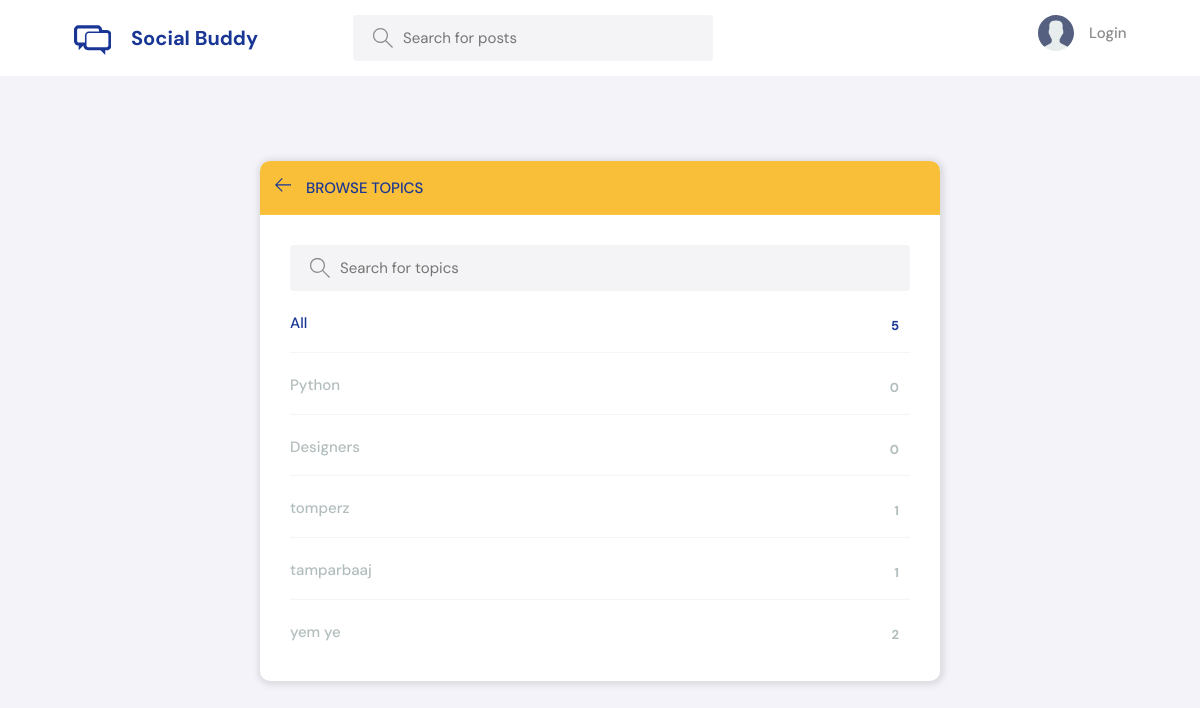
Before: /topics/ with the older database file.
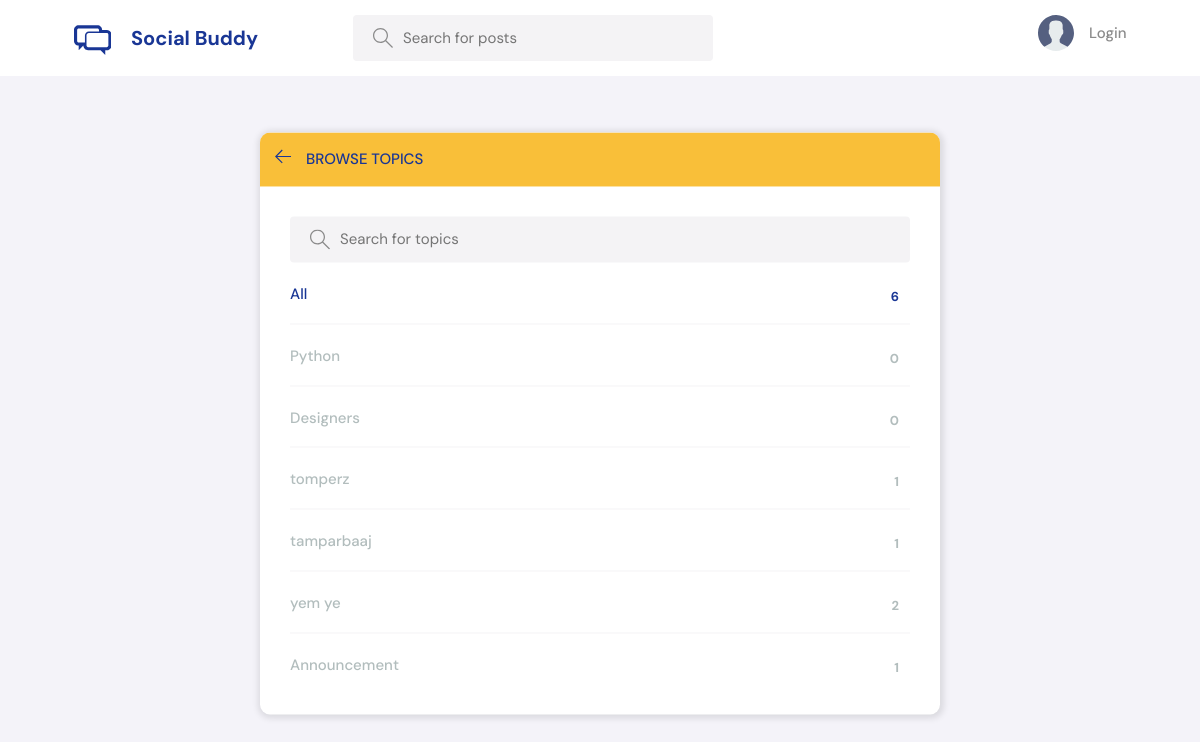
After: the same page with the newer database file.
### base/models.py (models this page shows, shortened)
class Topic(models.Model):
    name = models.CharField(max_length=200)

### base/views.py (the view)
# urls.py: path('topics/', views.topicsPage, name="topics"),
def topicsPage(request):
    q = request.GET.get('q') if request.GET.get('q') != None else ''
    topics = Topic.objects.filter(name__icontains=q)
    return render(request, 'base/topics.html', {'topics': topics})

### base/templates/base/topics.html (shortened to what this page needs)
{% extends 'main.html' %}
{% block content %}
<main class="create-room layout">
  <div class="container">
    <div class="layout__box">
      <div class="layout__boxHeader">
        <div class="layout__boxTitle">
          <a href="{% url 'home' %}">
            <svg version="1.1" xmlns="http://www.w3.org/2000/svg" width="32" height="32" viewBox="0 0 32 32">
              <title>arrow-left</title>
              <path
                d="M13.723 2.286l-13.723 13.714 13.719 13.714 1.616-1.611-10.96-10.96h27.625v-2.286h-27.625l10.965-10.965-1.616-1.607z">
              </path>
            </svg>
          </a>
          <h3>Browse Topics</h3>
        </div>
      </div>
      <div class="topics-page layout__body">
        <form action="" method="GET" class="header__search">
          <label>
            <input name="q" placeholder="Search for topics" />
          </label>
        </form>
        <ul class="topics__list">
          <li>
            <a href="{% url 'topics' %}" class="active">All <span>{{topics.count}}</span></a>
          </li>
          {% for topic in topics %}
          <li>
            <a href="{% url 'home' %}?q={{topic.name}}">{{ topic.name }} <span>{{topic.room_set.all.count}}</span></a>
          </li>
          {% endfor %}
        </ul>
      </div>
    </div>
  </div>
</main>
{% endblock content %}

### templates/main.html (shortened to what this page needs)
<!DOCTYPE html>
{% load static %}
<html lang="en">
<head>
    <link rel="stylesheet" href="{% static 'styles/style.css' %}" />
</head>
<body>
    {% include 'navbar.html' %}
    {% block content %}
    {% endblock %}
</body>
</html>

### templates/navbar.html (shortened to what this page needs)
{% load static %}
<header class="header header--loggedIn">
    <div class="container">
        <a href="{% url 'home' %}" class="header__logo">
            <h1>Social Buddy</h1>
        </a>
        <form class="header__search" method="GET" action="{% url 'home' %}">
            <label>
                <input name="q" placeholder="Search for posts" />
            </label>
        </form>
        <nav class="header__menu">
            {% if request.user.is_authenticated %}
            <div class="header__user">
                <a href="{% url 'update-user' %}">
                    <div class="avatar avatar--medium active">
                        <img src="{{request.user.avatar.url}}" />
                    </div>
                    <p>{{request.user.username}} <span>@{{request.user.username}}</span></p>
                </a>
                <button class="dropdown-button">
                    <svg version="1.1" xmlns="http://www.w3.org/2000/svg" width="32" height="32" viewBox="0 0 32 32">
                        <title>chevron-down</title>
                        <path d="M16 21l-13-13h-3l16 16 16-16h-3l-13 13z"></path>
                    </svg>
                </button>
            </div>
            {% else %}
            <a href="{% url 'login' %}">
                <img src="{% static 'images/avatar.svg' %}" />
                <p>Login</p>
            </a>
            {% endif %}
        </nav>
    </div>
</header>

### static/styles/style.css (style rules this page uses)
:root { --color-main: #193695; --color-main-light: #e1f6fb; --color-dark: #ffffff; --color-dark-medium: #f4f3f5; --color-dark-light: #f9bf39; --color-light: #193695; --color-gray: #8b8b8b; --color-light-gray: #b2bdbd; --color-bg: #f4f3f9; --color-success: #5dd693; --color-error: #fc4b0b; }
* { font-family: "DM Sans", -apple-system, BlinkMacSystemFont, "Segoe UI", Roboto, Oxygen, Ubuntu, Cantarell, "Open Sans", "Helvetica Neue", sans-serif; margin: 0; padding: 0; box-sizing: border-box; text-rendering: optimizeLegibility; font-size: inherit; }
html { font-size: 56.25%; }
@media only screen and (min-width: 1200px) { html { font-size: 62.5%; } }
body { line-height: 1.6; font-weight: 400; font-size: 1.5rem; color: var(--color-light-gray); background-color: var(--color-bg); min-height: 100vh; }
img { width: 100%; }
a { display: inline-block; text-decoration: none; }
.container { max-width: 120rem; width: 90%; margin: auto; }
.header { padding: 1.5rem; background-color: var(--color-dark); }
.header > .container { display: flex; gap: 9.5rem; }
.header__logo, .header__user { display: flex; gap: 2rem; align-items: center; }
.header__logo > h1 { font-weight: 700; font-size: 2rem; color: var(--color-light); }
.header__search > label { background-color: var(--color-dark-medium); padding: 1.3rem 1rem; display: flex; align-items: center; gap: 1rem; border-radius: 4px; }
.header__search svg { fill: var(--color-gray); width: 2rem; height: 2rem; margin-left: 1rem; }
.header__search input { width: 30rem; background: transparent; border: none; outline: none; color: var(--color-light); }
.header__menu { margin-left: auto; position: relative; }
.header__menu a { display: flex; gap: 1.5rem; align-items: center; font-weight: 500; text-decoration: none; color: var(--color-gray); }
.header__menu img { height: 3.6rem; }
.header__menu p { line-height: 1.2; }
.layout { margin-top: 2.4rem; }
.layout > .container { display: flex; justify-content: space-between; align-items: flex-start; }
.layout__box { width: 90%; max-width: 48rem; min-height: 40rem; position: absolute; top: 50%; left: 50%; transform: translate(-50%, -46%); background-color: var(--color-dark); border-radius: 1rem; box-shadow: 1px 1px 6px 3px rgba(0, 0, 0, 0.1); overflow: hidden; }
.layout__boxHeader { display: flex; padding: 1.5rem; background-color: var(--color-dark-light); }
.layout__boxTitle { display: flex; gap: 1.5rem; align-items: center; }
.layout__boxTitle h3 { text-transform: uppercase; font-weight: 500; color: var(--color-light); }
.layout__boxTitle svg { width: 1.6rem; height: 1.6rem; fill: var(--color-main); }
.layout__body { margin: 3rem; }
.topics__list { list-style: none; }
.topics__list li a { display: flex; justify-content: space-between; margin-bottom: 3rem; font-weight: 500; color: var(--color-light-gray); transition: all 0.3s ease-in-out; }
.topics__list li a.active, .topics__list li a:hover { color: var(--color-main); }
.topics__list li a span { padding: 0.5rem 1rem; background-color: var(--color-dark); border-radius: 3px; font-size: 1.3rem; font-weight: 700; letter-spacing: 1px; }
.topics-page .topics__list li:not(:last-child) a { margin: 2rem 0; padding-bottom: 1rem; text-decoration: none; border-bottom: 1px solid var(--color-dark-medium); }
.topics-page .header__search { display: block; }
.create-room.layout .layout__box { max-width: 68rem; }

Changed rows visible on the page:
added Topic: name "Announcement", room_set.all.count "1"
Other visible differences:
{{ topics.count }}: "5" → "6"
